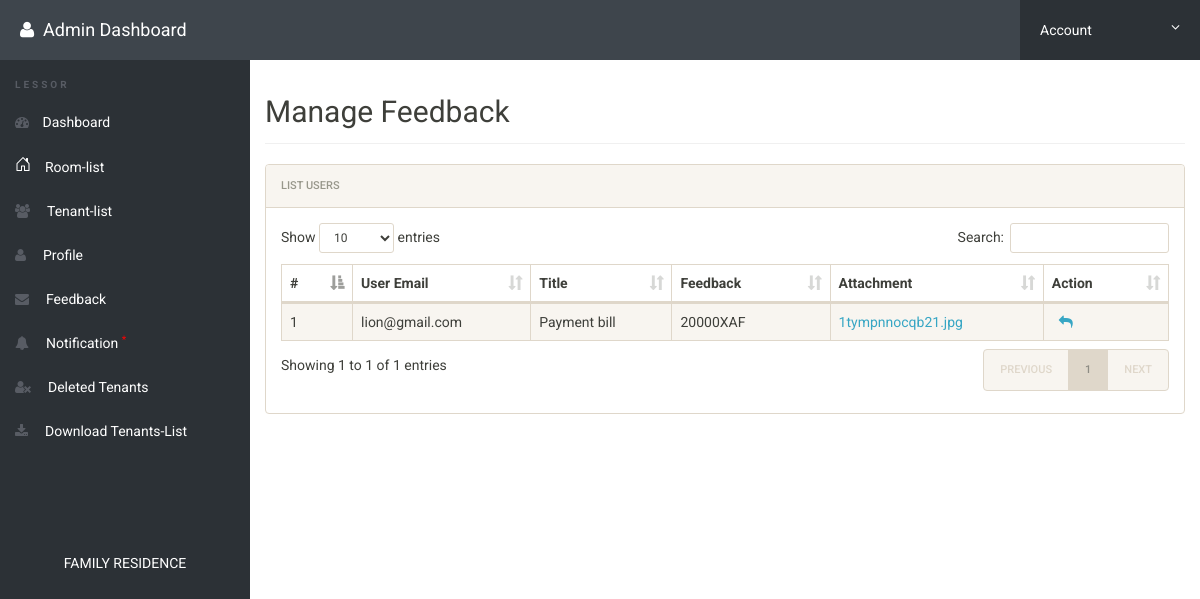
The page /admin/feedback.php (signed in) on the database its author committed.
### tables this page shows
CREATE TABLE `feedback` (
  `id` int(11) NOT NULL,
  `sender` varchar(50) NOT NULL,
  `reciver` varchar(50) NOT NULL,
  `title` varchar(100) NOT NULL,
  `feedbackdata` varchar(500) NOT NULL,
  `attachment` varchar(50) NOT NULL
);

### admin/feedback.php (the view, shortened to what this page needs)
<?php
include('includes/config.php');
if(strlen($_SESSION['alogin'])==0)
	{
header('location:index.php');
}
else{
 ?>
<!doctype html>
<html lang="en" class="no-js">
<head>
	<link rel="stylesheet" href="css/font-awesome.min.css">
	<link rel="stylesheet" href="css/bootstrap.min.css">
	<link rel="stylesheet" href="css/dataTables.bootstrap.min.css">
	<link rel="stylesheet" href="css/bootstrap-social.css">
	<link rel="stylesheet" href="css/bootstrap-select.css">
	<link rel="stylesheet" href="css/fileinput.min.css">
	<link rel="stylesheet" href="css/awesome-bootstrap-checkbox.css">
	<link rel="stylesheet" href="css/style.css">
</head>
<body>
	<?php include('includes/header.php');?>
	<div class="ts-main-content">
		<?php include('includes/leftbar.php');?>
		<div class="content-wrapper">
			<div class="container-fluid">
				<div class="row">
					<div class="col-md-12">
						<h2 class="page-title">Manage Feedback</h2>
						<div class="panel panel-default">
							<div class="panel-heading">List Users</div>
							<div class="panel-body">
								<table id="zctb" class="display table table-striped table-bordered table-hover" cellspacing="0" width="100%">
									<thead>
										<tr>
										       <th>#</th>
												<th>User Email</th>
												<th>Title</th>
                                                <th>Feedback</th>
                                                <th>Attachment</th>
											    <th>Action</th>
										</tr>
									</thead>
									<tbody>
<?php
$reciver = 'Admin';
$sql = "SELECT * from  feedback where reciver = (:reciver)";
$query = $dbh -> prepare($sql);
$query-> bindParam(':reciver', $reciver, PDO::PARAM_STR);
$query->execute();
$results=$query->fetchAll(PDO::FETCH_OBJ);
$cnt=1;
if($query->rowCount() > 0)
{
foreach($results as $result)
{				?>
										<tr>
											<td><?php echo htmlentities($cnt);?></td>
                                            <td><?php echo htmlentities($result->sender);?></td>
											<td><?php echo htmlentities($result->title);?></td>
                                            <td><?php echo htmlentities($result->feedbackdata);?></td>
                                            <td><a href="../attachment/<?php echo htmlentities($result->attachment);?>" ><?php echo htmlentities($result->attachment);?></a></td>
<td>
<a href="sendreply.php?reply=<?php echo $result->sender;?>">&nbsp; <i class="fa fa-mail-reply"></i></a>&nbsp;&nbsp;
</td>
										</tr>
										<?php $cnt=$cnt+1; }} ?>
									</tbody>
								</table>
							</div>
						</div>
					</div>
				</div>
			</div>
		</div>
	</div>
</body>
</html>
<?php } ?>

### admin/css/style.css (style rules this page uses)
html { font-size: 14px; }
@media only screen and (min-width: 480px) { html { font-size: 17px; } }
@media only screen and (min-width: 768px) { html { font-size: 14px; } }
body { font-size: 1em; }
a { color: #37a6c4; }
.panel { overflow: hidden; }
.page-title { padding-bottom: 15px; margin-bottom: 20px; border-bottom: 1px solid #f0f0f0; }
.ts-main-content .content-wrapper { padding-top: 15px; margin-top: 60px; }
@media only screen and (min-width: 992px) { .ts-main-content .content-wrapper { margin-left: 250px; } }

### rows shown on the page
feedback: sender "lion@gmail.com", title "Payment bill", feedbackdata "20000XAF", attachment "1tympnnocqb21.jpg"
